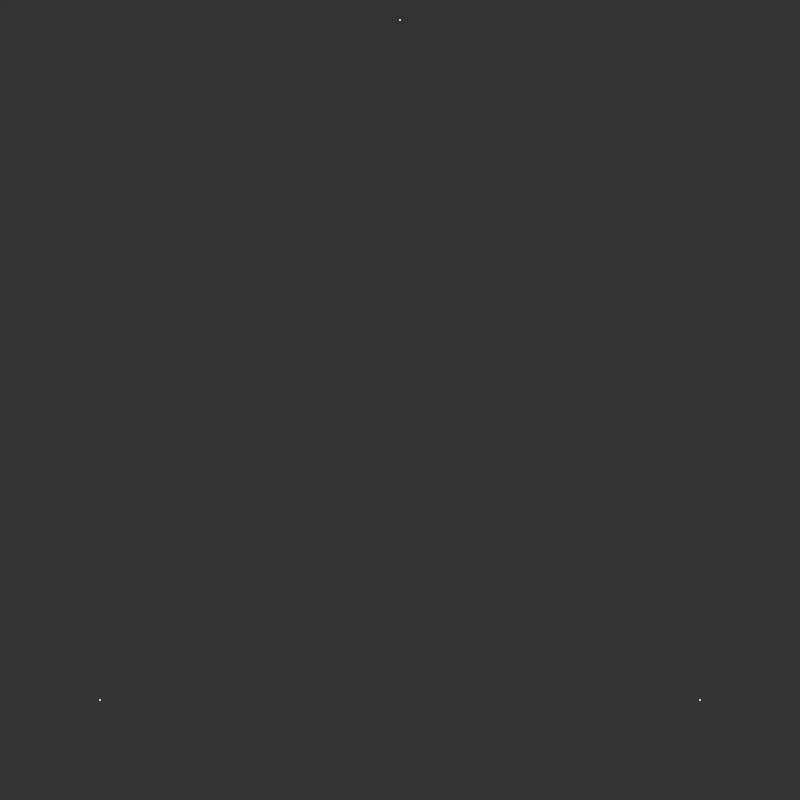
Frame 1 (no input)
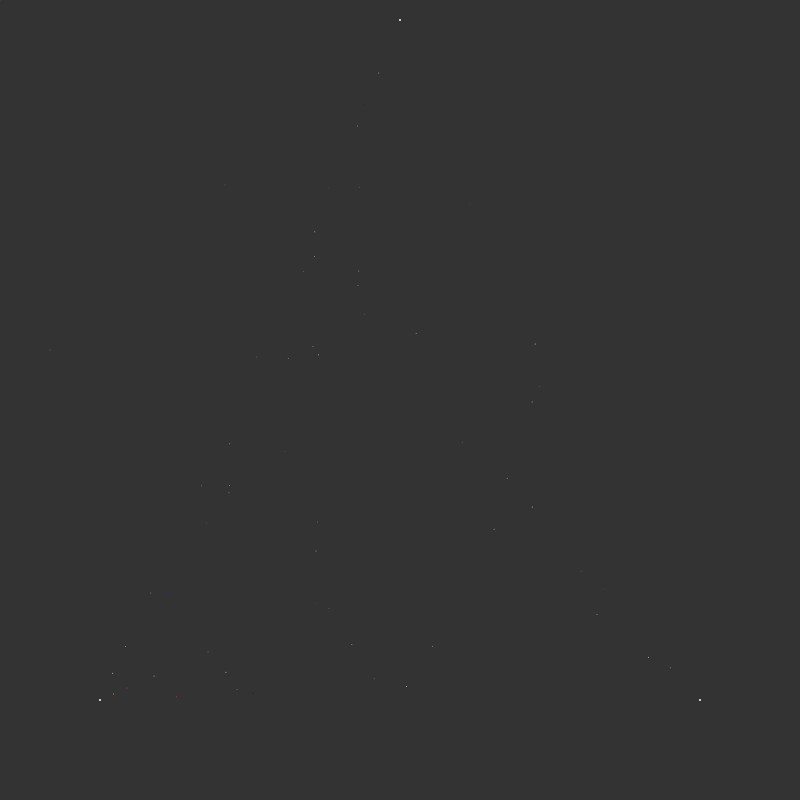
Frame 60 (no input)
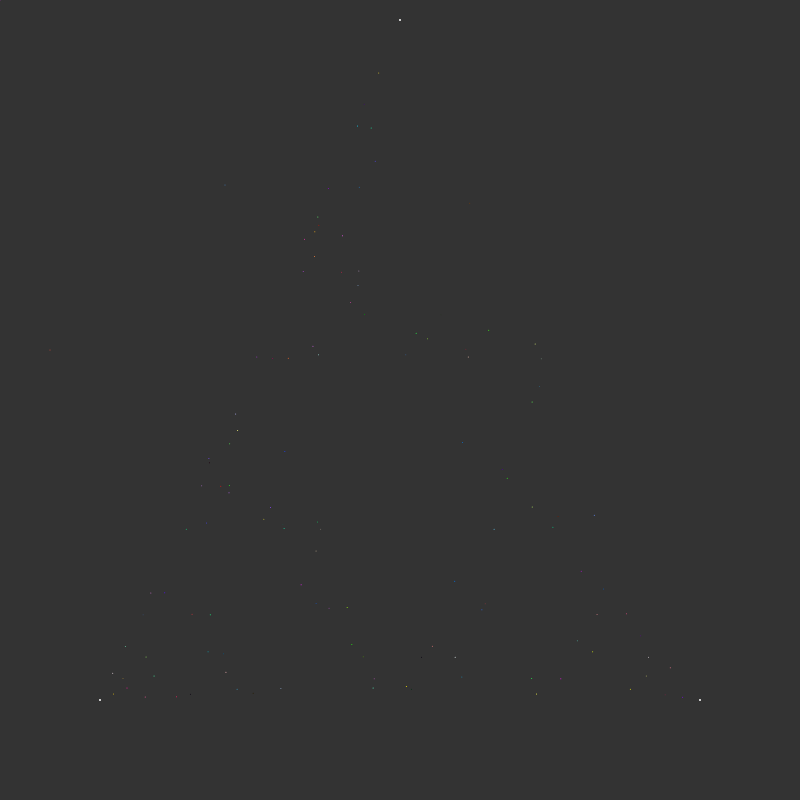
Frame 120 (the mouse pressed at the canvas centre since frame 60)

The p5.js sketch that drew these frames (run headless with seeded random() and noise() and a simulated clock; from frame 60 on, the mouse is pressed at the canvas centre):

// p5.js sketch
// ── sketch.js
function Punto(x,y,tam){
    this.x=x;
    this.y=y;
    this.tam=tam;
    this.show=function(){
        noStroke();
        ellipse(this.x,this.y,this.tam,this.tam);
    }
}
var puntos=[];
var tam=1
var p=new Punto(0,0,tam);
function setup() {
    createCanvas(800,800);
    background(51);
    puntos[0]=new Punto(400,20,tam*2);
    puntos[1]=new Punto(100,700,tam*2);
    puntos[2]=new Punto(700,700,tam*2);
    for(var i=0;i<puntos.length;i++){
        puntos[i].show();
    }   
}
function draw() {
    fill(random(0,255),random(0,255),random(0,255))
    p.show()
    rnd=Math.floor(random(0,3));
    p.x+=(puntos[rnd].x-p.x)/2
    p.y+=(puntos[rnd].y-p.y)/2
}
